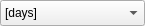
<?xml version="1.0" encoding="UTF-8"?>
<ui version="4.0">
 <class>DialogServiceTimeUnitFrame</class>
 <widget class="QFrame" name="DialogServiceTimeUnitFrame">
  <property name="geometry">
   <rect>
    <x>0</x>
    <y>0</y>
    <width>145</width>
    <height>26</height>
   </rect>
  </property>
  <property name="minimumSize">
   <size>
    <width>145</width>
    <height>26</height>
   </size>
  </property>
  <property name="maximumSize">
   <size>
    <width>145</width>
    <height>26</height>
   </size>
  </property>
  <property name="windowTitle">
   <string>serviceTime</string>
  </property>
  <property name="windowOpacity">
   <double>1.000000000000000</double>
  </property>
  <property name="autoFillBackground">
   <bool>false</bool>
  </property>
  <property name="frameShape">
   <enum>QFrame::NoFrame</enum>
  </property>
  <property name="frameShadow">
   <enum>QFrame::Plain</enum>
  </property>
  <property name="lineWidth">
   <number>0</number>
  </property>
  <widget class="QWidget" name="layoutWidget">
   <property name="geometry">
    <rect>
     <x>0</x>
     <y>0</y>
     <width>145</width>
     <height>26</height>
    </rect>
   </property>
   <layout class="QHBoxLayout" name="horizontalLayout">
    <item>
     <widget class="QComboBox" name="comboBoxTimeUnitsChoice">
      <property name="minimumSize">
       <size>
        <width>145</width>
        <height>26</height>
       </size>
      </property>
      <property name="maximumSize">
       <size>
        <width>145</width>
        <height>26</height>
       </size>
      </property>
      <item>
       <property name="text">
        <string>[days]</string>
       </property>
      </item>
      <item>
       <property name="text">
        <string>[hours]</string>
       </property>
      </item>
      <item>
       <property name="text">
        <string>[seconds]</string>
       </property>
      </item>
      <item>
       <property name="text">
        <string>dd/mm/yyyy hh:mm:ss</string>
       </property>
      </item>
      <item>
       <property name="text">
        <string>[-]</string>
       </property>
      </item>
     </widget>
    </item>
   </layout>
  </widget>
 </widget>
 <resources/>
 <connections/>
</ui>
